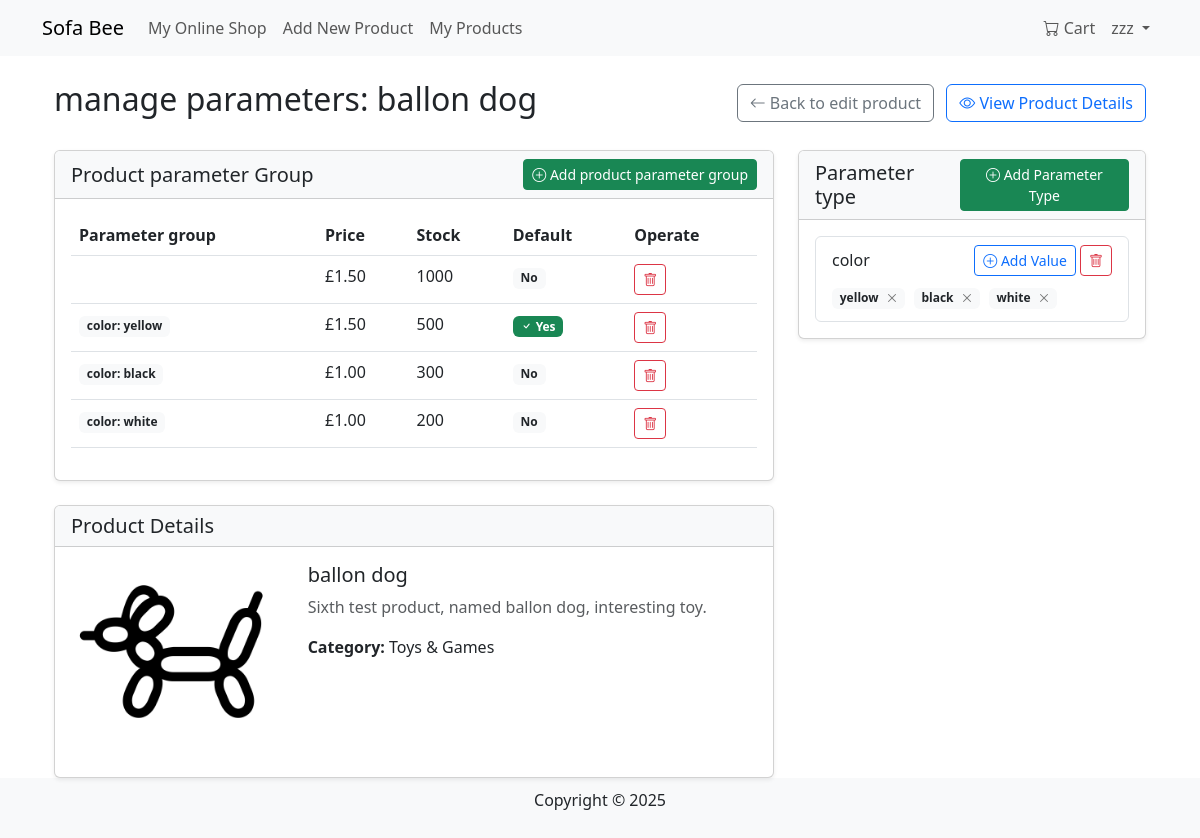
/products/variants/6/ (signed in), run on the app's committed database.
### products/models.py (models this page shows, shortened)
class Product(models.Model):
    name = models.CharField(max_length=255)
    description = models.TextField()
    price = models.DecimalField(max_digits=10, decimal_places=2)
    category = models.ForeignKey(Category, on_delete=models.SET_NULL, null=True, blank=True)
    image = models.ImageField(upload_to='products/', blank=True, null=True)
    seller = models.ForeignKey(User, on_delete=models.CASCADE, null=True, blank=True)
    stock = models.PositiveIntegerField(default=0)
    created_at = models.DateTimeField(auto_now_add=True)

class ProductVariant(models.Model):
    product = models.ForeignKey(Product, on_delete=models.CASCADE, related_name="variants")
    attribute_values = models.ManyToManyField(ProductAttributeValue)
    price = models.DecimalField(max_digits=10, decimal_places=2)
    stock = models.PositiveIntegerField(default=0)
    is_default = models.BooleanField(default=False)

class ProductAttributeValue(models.Model):
    attribute = models.ForeignKey(ProductAttribute, on_delete=models.CASCADE, related_name="values")
    value = models.CharField(max_length=100)
    def __str__(self):
        return f"{self.attribute.name}: {self.value}"

class ProductAttribute(models.Model):
    product = models.ForeignKey(Product, on_delete=models.CASCADE, related_name="attributes")
    name = models.CharField(max_length=100)
    def __str__(self):
        return f"{self.product.name} - {self.name}"

class Category(models.Model):
    name = models.CharField(max_length=255, unique=True)
    description = models.TextField(blank=True)

### products/views.py (the view, shortened to what this page needs)
# urls.py: path('variants/<int:product_id>/', manage_variants, name='manage_variants'),
@login_required
def manage_variants(request, product_id):
    if not hasattr(request.user, "userprofile") or request.user.userprofile.user_type != 'merchant':
        messages.error(request, "Only merchant users can manage commodity variants.")
        return redirect('products:product_detail', product_id=product_id)
    product = get_object_or_404(Product, id=product_id)
    if product.seller != request.user:
        return HttpResponseForbidden("You do not have permission to manage variants of this product.")
    variants = ProductVariant.objects.filter(product=product)
    default_variant = variants.filter(is_default=True).first()
    if not default_variant and variants.exists():
        default_variant = variants.first()
        default_variant.is_default = True
        default_variant.save()
    attributes = ProductAttribute.objects.filter(product=product)
    attribute_form = ProductAttributeForm()
    attr_value_form = ProductAttributeValueForm()
    attr_value_form.fields['attribute'].queryset = attributes
    variant_form = ProductVariantForm()
    attribute_ids = attributes.values_list('id', flat=True)
    variant_form.fields['attribute_values'].queryset = ProductAttributeValue.objects.filter(
        attribute_id__in=attribute_ids
    )
    context = {
        'product': product,
        'variants': variants,
        'attributes': attributes,
        'attribute_form': attribute_form,
        'attr_value_form': attr_value_form,
        'variant_form': variant_form,
    }
    return render(request, 'products/manage_variants.html', context)

### cart/context_processors.py (called while the page is built)
def cart_processor(request):
    cart = None
    cart_total_items = 0
    if request.user.is_authenticated:
        try:
            cart = Cart.objects.get(user=request.user)
            cart_total_items = cart.items.count()
        except Cart.DoesNotExist:
            pass
    return {
        'cart': cart,
        'cart_total_items': cart_total_items
    }

### products/templates/products/manage_variants.html (shortened to what this page needs)
{% extends "base.html" %}
{% block content %}
<div class="container mt-4">
    <div class="d-flex justify-content-between align-items-center mb-4">
        <h2>manage parameters: {{ product.name }}</h2>
        <div>
            <a href="{% url 'products:edit_product' product.id %}" class="btn btn-outline-secondary me-2">
                <i class="bi bi-arrow-left"></i> Back to edit product
            </a>
            <a href="{% url 'products:product_detail' product.id %}" class="btn btn-outline-primary">
                <i class="bi bi-eye"></i> View Product Details
            </a>
        </div>
    </div>
    <div class="row">
        <div class="col-lg-8">
            <div class="card shadow-sm mb-4">
                <div class="card-header bg-light d-flex justify-content-between align-items-center">
                    <h5 class="mb-0">Product parameter Group</h5>
                    <button type="button" class="btn btn-sm btn-success" data-bs-toggle="modal" data-bs-target="#addVariantModal">
                        <i class="bi bi-plus-circle"></i> Add product parameter group
                    </button>
                </div>
                <div class="card-body">
                    {% if variants %}
                        <div class="table-responsive">
                            <table class="table table-hover">
                                <thead>
                                    <tr>
                                        <th>Parameter group</th>
                                        <th>Price</th>
                                        <th>Stock</th>
                                        <th>Default</th>
                                        <th>Operate</th>
                                    </tr>
                                </thead>
                                <tbody>
                                    {% for variant in variants %}
                                        <tr>
                                            <td>
                                                {% for attr_value in variant.attribute_values.all %}
                                                    <span class="badge bg-light text-dark me-1">{{ attr_value }}</span>
                                                {% endfor %}
                                            </td>
                                            <td>£{{ variant.price }}</td>
                                            <td>{{ variant.stock }}</td>
                                            <td>
                                                {% if variant.is_default %}
                                                    <span class="badge bg-success"><i class="bi bi-check"></i> Yes</span>
                                                {% else %}
                                                    <span class="badge bg-light text-dark">No</span>
                                                {% endif %}
                                            </td>
                                            <td>
                                                <div class="btn-group">
                                                    <button type="button" class="btn btn-sm btn-outline-danger"
                                                            onclick="deleteVariant({{ variant.id }})">
                                                        <i class="bi bi-trash"></i>
                                                    </button>
                                                </div>
                                            </td>
                                        </tr>
                                    {% endfor %}
                                </tbody>
                            </table>
                        </div>
                    {% else %}
                        <div class="alert alert-info">
                            No parameter group has been created for this product. Please add parameter group.
                        </div>
                    {% endif %}
                </div>
            </div>
            <div class="card shadow-sm">
                <div class="card-header bg-light">
                    <h5 class="mb-0">Product Details</h5>
                </div>
                <div class="card-body">
                    <div class="row">
                        <div class="col-md-4">
                            {% if product.image %}
                                <img src="{{ product.image.url }}" alt="{{ product.name }}" class="img-fluid mb-3">
                            {% else %}
                                <div class="bg-light text-center p-5 mb-3">No Image</div>
                            {% endif %}
                        </div>
                        <div class="col-md-8">
                            <h5>{{ product.name }}</h5>
                            <p class="text-muted">{{ product.description|truncatechars:150 }}</p>
                            <p><strong>Category:</strong> {{ product.category.name }}</p>
                        </div>
                    </div>
                </div>
            </div>
        </div>
        <div class="col-lg-4">
            <div class="card shadow-sm mb-4">
                <div class="card-header bg-light d-flex justify-content-between align-items-center">
                    <h5 class="mb-0">Parameter type</h5>
                    <button type="button" class="btn btn-sm btn-success" data-bs-toggle="modal" data-bs-target="#addAttributeModal">
                        <i class="bi bi-plus-circle"></i> Add Parameter Type
                    </button>
                </div>
                <div class="card-body">
                    {% if attributes %}
                        <ul class="list-group">
                            {% for attribute in attributes %}
                                <li class="list-group-item">
                                    <div class="d-flex justify-content-between align-items-center">
                                        <h6 class="mb-0">{{ attribute.name }}</h6>
                                        <div>
                                            <button type="button" class="btn btn-sm btn-outline-primary"
                                                    data-bs-toggle="modal" data-bs-target="#addAttributeValueModal"
                                                    onclick="setAttributeId({{ attribute.id }})">
                                                <i class="bi bi-plus-circle"></i> Add Value
                                            </button>
                                            <button type="button" class="btn btn-sm btn-outline-danger"
                                                    onclick="deleteAttribute({{ attribute.id }})">
                                                <i class="bi bi-trash"></i>
                                            </button>
                                        </div>
                                    </div>
                                    <div class="mt-2">
                                        {% for value in attribute.values.all %}
                                            <span class="badge bg-light text-dark me-1 mb-1">
                                                {{ value.value }}
                                                <button type="button" class="btn-close btn-close-sm ms-1"
                                                        onclick="deleteAttributeValue({{ value.id }})"
                                                        style="font-size: 0.5rem;"></button>
                                            </span>
                                        {% endfor %}
                                    </div>
                                </li>
                            {% endfor %}
                        </ul>
                    {% else %}
                        <div class="alert alert-info">
                            No parameter type, add parameter type (e.g. "color", "size", etc.).
                        </div>
                    {% endif %}
                </div>
            </div>
        </div>
    </div>
</div>
{% endblock %}

### products/templates/base.html (shortened to what this page needs)
<!DOCTYPE html>
<html lang="en">
<head>
    <link rel="stylesheet" href="https://cdn.jsdelivr.net/npm/bootstrap@5.3.0/dist/css/bootstrap.min.css">
    <link rel="stylesheet" href="https://cdn.jsdelivr.net/npm/bootstrap-icons@1.11.1/font/bootstrap-icons.css">
</head>
<body>
    <nav class="navbar navbar-expand-lg navbar-light bg-light">
        <div class="container">
            <a class="navbar-brand" href="/">Sofa Bee</a>
            <div class="collapse navbar-collapse" id="navbarNav">
                <ul class="navbar-nav me-auto">
                    <li class="nav-item"><a class="nav-link" href="{% url 'products:product_list' %}">My Online Shop</a></li>
                    {% if user.is_authenticated and user.userprofile.user_type == 'merchant' %}
                    <li class="nav-item"><a class="nav-link" href="{% url 'products:add_product' %}">Add New Product</a></li>
                    <li class="nav-item"><a class="nav-link" href="{% url 'products:manage_products' %}">My Products</a></li>
                    {% endif %}
                </ul>
                <ul class="navbar-nav">
                    {% if user.is_authenticated %}
                        <li class="nav-item">
                            <a class="nav-link" href="{% url 'cart:cart_detail' %}">
                                <i class="bi bi-cart"></i> Cart
                            </a>
                        </li>
                        <li class="nav-item dropdown">
                            <a class="nav-link dropdown-toggle" href="#" id="userDropdown" role="button"
                              data-bs-toggle="dropdown" aria-expanded="false">
                                {{ user.username }}
                            </a>
                        </li>
                    {% else %}
                        <li class="nav-item"><a class="btn btn-primary" href="{% url 'users:login' %}">Log In</a></li>
                    {% endif %}
                </ul>
            </div>
        </div>
    </nav>
    <div class="container content">
        {% block content %}{% endblock %}
    </div>
    <footer>
        <p>Copyright © 2025</p>
    </footer>
</body>
</html>

### products/templates/base.html (style rules this page uses)
body { display: flex; flex-direction: column; min-height: 100vh; }
.content { flex: 1; }
footer { text-align: center; padding: 10px 0; background-color: #f8f9fa; }

### data on the page
Product: name "ballon dog", image (picture), description "Sixth test product, named ballon dog, interesting toy.", category.name "Toys & Games"
ProductVariant: price "1.50", stock "1000", is_default "No"
ProductVariant: price "1.50", stock "500", is_default True (drawn)
ProductAttributeValue: attribute+value "color: yellow", value "yellow"
ProductVariant: price "1.00", stock "300", is_default "No"
ProductAttributeValue: attribute+value "color: black", value "black"
ProductVariant: price "1.00", stock "200", is_default "No"
ProductAttributeValue: attribute+value "color: white", value "white"
ProductAttribute: name "color"

### other printed values
{{ user.username }} "zzz"
